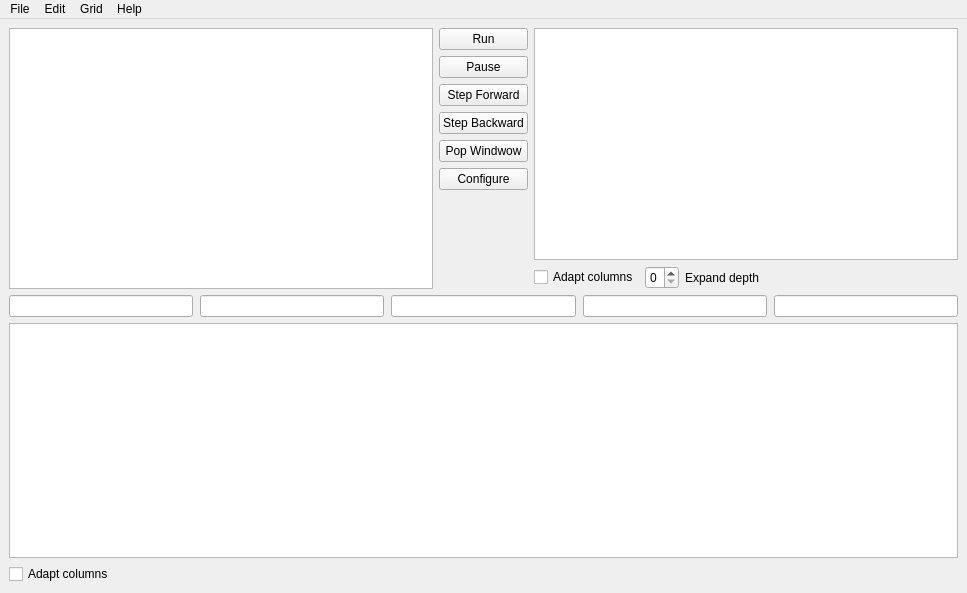
<?xml version="1.0" encoding="UTF-8"?>
<ui version="4.0">
 <class>MainDebugWindow</class>
 <widget class="QMainWindow" name="MainDebugWindow">
  <property name="geometry">
   <rect>
    <x>0</x>
    <y>0</y>
    <width>967</width>
    <height>593</height>
   </rect>
  </property>
  <property name="windowTitle">
   <string>MainWindow</string>
  </property>
  <widget class="QWidget" name="centralwidget">
   <property name="autoFillBackground">
    <bool>false</bool>
   </property>
   <layout class="QVBoxLayout" name="verticalLayout_5">
    <item>
     <layout class="QVBoxLayout" name="verticalLayout_4">
      <item>
       <layout class="QHBoxLayout" name="horizontalLayout_2">
        <item>
         <widget class="QTreeView" name="camerasTreeView"/>
        </item>
        <item>
         <layout class="QVBoxLayout" name="verticalLayout">
          <item>
           <widget class="QPushButton" name="runButton">
            <property name="font">
             <font>
              <family>Helvetica</family>
             </font>
            </property>
            <property name="text">
             <string>Run</string>
            </property>
           </widget>
          </item>
          <item>
           <widget class="QPushButton" name="pauseButton">
            <property name="font">
             <font>
              <family>Helvetica</family>
             </font>
            </property>
            <property name="text">
             <string>Pause</string>
            </property>
           </widget>
          </item>
          <item>
           <widget class="QPushButton" name="stepForwardButton">
            <property name="font">
             <font>
              <family>Helvetica</family>
             </font>
            </property>
            <property name="text">
             <string>Step Forward</string>
            </property>
           </widget>
          </item>
          <item>
           <widget class="QPushButton" name="stepBackwardButton">
            <property name="font">
             <font>
              <family>Helvetica</family>
             </font>
            </property>
            <property name="text">
             <string>Step Backward</string>
            </property>
           </widget>
          </item>
          <item>
           <widget class="QPushButton" name="popWindowButton">
            <property name="font">
             <font>
              <family>Helvetica</family>
             </font>
            </property>
            <property name="text">
             <string>Pop Windwow</string>
            </property>
           </widget>
          </item>
          <item>
           <widget class="QPushButton" name="configureButton">
            <property name="text">
             <string>Configure</string>
            </property>
           </widget>
          </item>
          <item>
           <spacer name="verticalSpacer">
            <property name="orientation">
             <enum>Qt::Vertical</enum>
            </property>
            <property name="sizeHint" stdset="0">
             <size>
              <width>20</width>
              <height>40</height>
             </size>
            </property>
           </spacer>
          </item>
         </layout>
        </item>
        <item>
         <layout class="QVBoxLayout" name="verticalLayout_2">
          <item>
           <widget class="QTreeView" name="profilerTreeView">
            <property name="maximumSize">
             <size>
              <width>16777215</width>
              <height>16777215</height>
             </size>
            </property>
           </widget>
          </item>
          <item>
           <layout class="QHBoxLayout" name="horizontalLayout">
            <item>
             <widget class="QCheckBox" name="autoAdaptProfilerCheckBox">
              <property name="text">
               <string>Adapt columns</string>
              </property>
             </widget>
            </item>
            <item>
             <widget class="QSpinBox" name="expandDepthSpinBox">
              <property name="maximum">
               <number>5</number>
              </property>
              <property name="value">
               <number>0</number>
              </property>
             </widget>
            </item>
            <item>
             <widget class="QLabel" name="label">
              <property name="text">
               <string>Expand depth</string>
              </property>
             </widget>
            </item>
            <item>
             <spacer name="horizontalSpacer">
              <property name="orientation">
               <enum>Qt::Horizontal</enum>
              </property>
              <property name="sizeHint" stdset="0">
               <size>
                <width>40</width>
                <height>20</height>
               </size>
              </property>
             </spacer>
            </item>
           </layout>
          </item>
         </layout>
        </item>
       </layout>
      </item>
      <item>
       <layout class="QHBoxLayout" name="filterHBox">
        <property name="spacing">
         <number>7</number>
        </property>
        <item>
         <widget class="QLineEdit" name="timeFilterLineEdit">
          <property name="maximumSize">
           <size>
            <width>16777215</width>
            <height>16777215</height>
           </size>
          </property>
         </widget>
        </item>
        <item>
         <widget class="QLineEdit" name="tagFilterLineEdit">
          <property name="maximumSize">
           <size>
            <width>16777215</width>
            <height>16777215</height>
           </size>
          </property>
         </widget>
        </item>
        <item>
         <widget class="QLineEdit" name="messageFilterLineEdit">
          <property name="maximumSize">
           <size>
            <width>16777215</width>
            <height>16777215</height>
           </size>
          </property>
         </widget>
        </item>
        <item>
         <widget class="QLineEdit" name="callingFuncFilterLineEdit">
          <property name="sizePolicy">
           <sizepolicy hsizetype="Expanding" vsizetype="Fixed">
            <horstretch>0</horstretch>
            <verstretch>0</verstretch>
           </sizepolicy>
          </property>
          <property name="maximumSize">
           <size>
            <width>16777215</width>
            <height>16777215</height>
           </size>
          </property>
         </widget>
        </item>
        <item>
         <widget class="QLineEdit" name="lineNumberFilterLineEdit">
          <property name="maximumSize">
           <size>
            <width>16777215</width>
            <height>16777215</height>
           </size>
          </property>
         </widget>
        </item>
       </layout>
      </item>
      <item>
       <layout class="QVBoxLayout" name="verticalLayout_3">
        <item>
         <widget class="QTreeView" name="logTreeView"/>
        </item>
        <item>
         <widget class="QCheckBox" name="autoAdaptLogCheckBox">
          <property name="text">
           <string>Adapt columns</string>
          </property>
         </widget>
        </item>
       </layout>
      </item>
     </layout>
    </item>
   </layout>
  </widget>
  <widget class="QMenuBar" name="menuBar">
   <property name="geometry">
    <rect>
     <x>0</x>
     <y>0</y>
     <width>967</width>
     <height>26</height>
    </rect>
   </property>
   <widget class="QMenu" name="menuFile">
    <property name="title">
     <string>File</string>
    </property>
   </widget>
   <widget class="QMenu" name="menuEdit">
    <property name="title">
     <string>Edit</string>
    </property>
   </widget>
   <widget class="QMenu" name="menuHelp">
    <property name="title">
     <string>Help</string>
    </property>
   </widget>
   <widget class="QMenu" name="menuGrid">
    <property name="title">
     <string>Grid</string>
    </property>
    <addaction name="actionClear"/>
    <addaction name="actionSave_grid_configuration"/>
   </widget>
   <addaction name="menuFile"/>
   <addaction name="menuEdit"/>
   <addaction name="menuGrid"/>
   <addaction name="menuHelp"/>
  </widget>
  <action name="actionClear">
   <property name="text">
    <string>Clear</string>
   </property>
  </action>
  <action name="actionSave_grid_configuration">
   <property name="text">
    <string>Save grid configuration</string>
   </property>
  </action>
 </widget>
 <resources/>
 <connections/>
</ui>
